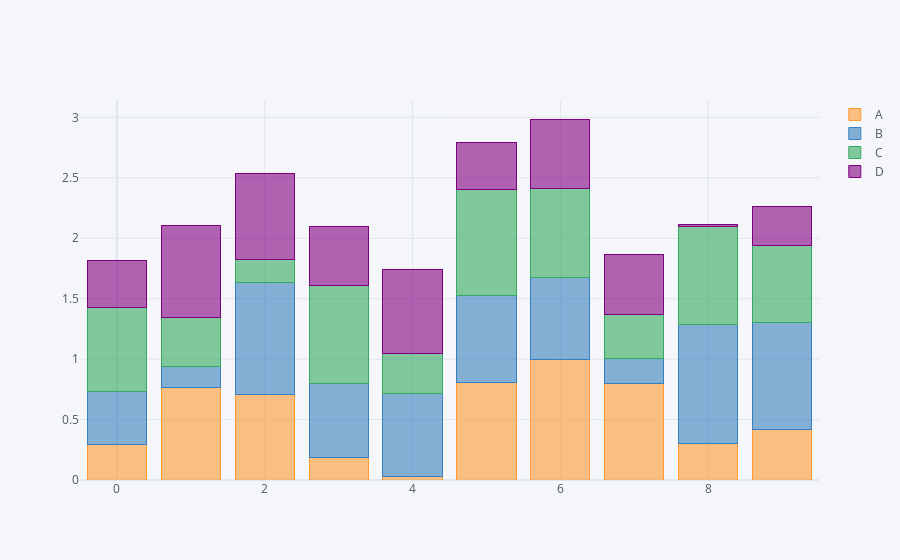

The cell this chart's notebook holds for it:
### Code cell
df.iplot(kind='bar', barmode='stack')

### Figure 1 — Plotly figure (JSON) as saved in the notebook; plotly's stock layout.template omitted (floating-point values rounded to 4 significant figures)
{"data": [{"marker": {"color": "rgba(255, 153, 51, 0.6)", "line": {"color": "rgba(255, 153, 51, 1.0)", "width": 1}}, "name": "A", "orientation": "v", "text": "", "type": "bar", "x": [0, 1, 2, 3, 4, 5, 6, 7, 8, 9], "y": [0.291, 0.7651, 0.71, 0.1876, 0.0251, 0.8098, 0.9989, 0.7991, 0.3008, 0.4169]}, {"marker": {"color": "rgba(55, 128, 191, 0.6)", "line": {"color": "rgba(55, 128, 191, 1.0)", "width": 1}}, "name": "B", "orientation": "v", "text": "", "type": "bar", "x": [0, 1, 2, 3, 4, 5, 6, 7, 8, 9], "y": [0.4399, 0.1725, 0.9266, 0.6142, 0.6873, 0.7149, 0.6746, 0.2048, 0.9876, 0.8826]}, {"marker": {"color": "rgba(50, 171, 96, 0.6)", "line": {"color": "rgba(50, 171, 96, 1.0)", "width": 1}}, "name": "C", "orientation": "v", "text": "", "type": "bar", "x": [0, 1, 2, 3, 4, 5, 6, 7, 8, 9], "y": [0.6996, 0.4034, 0.1857, 0.8062, 0.3313, 0.8764, 0.7377, 0.3661, 0.8124, 0.6416]}, {"marker": {"color": "rgba(128, 0, 128, 0.6)", "line": {"color": "rgba(128, 0, 128, 1.0)", "width": 1}}, "name": "D", "orientation": "v", "text": "", "type": "bar", "x": [0, 1, 2, 3, 4, 5, 6, 7, 8, 9], "y": [0.3834, 0.7605, 0.7128, 0.485, 0.6989, 0.388, 0.5753, 0.494, 0.01682, 0.3243]}], "layout": {"barmode": "stack", "legend": {"bgcolor": "#F5F6F9", "font": {"color": "#4D5663"}, "traceorder": "normal"}, "paper_bgcolor": "#F5F6F9", "plot_bgcolor": "#F5F6F9", "title": {"font": {"color": "#4D5663"}}, "xaxis": {"gridcolor": "#E1E5ED", "showgrid": true, "tickfont": {"color": "#4D5663"}, "title": {"font": {"color": "#4D5663"}, "text": ""}, "zerolinecolor": "#E1E5ED"}, "yaxis": {"gridcolor": "#E1E5ED", "showgrid": true, "tickfont": {"color": "#4D5663"}, "title": {"font": {"color": "#4D5663"}, "text": ""}, "zerolinecolor": "#E1E5ED"}}}
